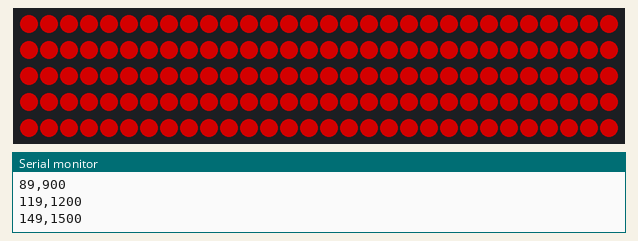
Simulated run of this sketch. Board: Arduino Uno, built with avr-gcc and run on an emulated ATmega328P. Shown: 150 RGB LEDs in strip order, left to right, continuing on the next row, the last lines printed to the serial monitor. Dim RGB values are drawn brighter than linear.

Above: at 0.16 s.
At 4.69 s:
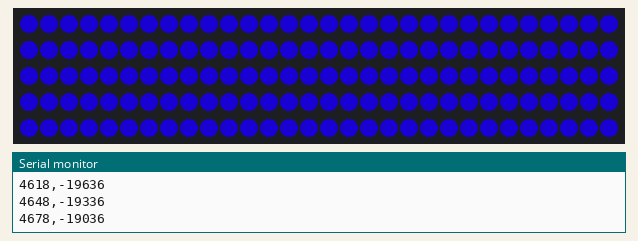
At 9.52 s:
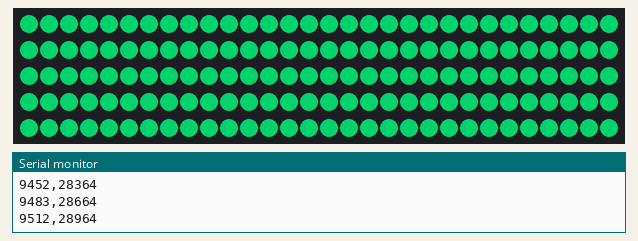
At 18.91 s:
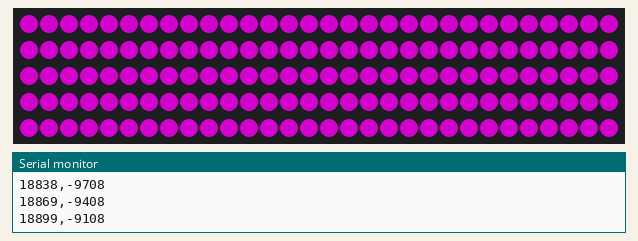
At 28.89 s:
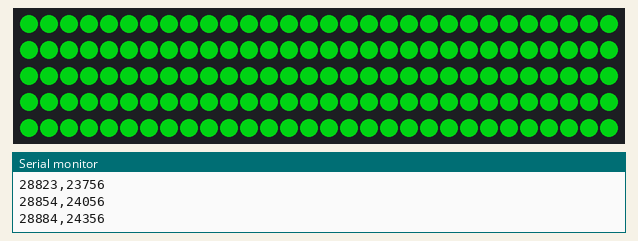
At 39.19 s:
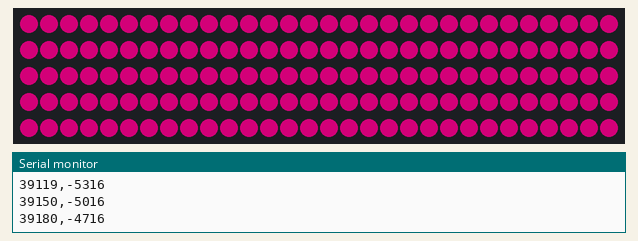

The sketch:

cycleLEDStripHSV.ino
```cpp
// Simple program to control an RGB LED light using the Neopixel library
// Adapted from NeoPixel Ring simple sketch (c) 2013 Shae Erisson under the GPLv3
// Cycles through HSV colors to test LED strips after making new connectors

#include <Adafruit_NeoPixel.h>

// Which pin on the Arduino is connected to the NeoPixels?
int LEDPIN = 4;

// How many NeoPixels are attached to the Arduino?
int NUMPIXELS = 150;

// When we setup the NeoPixel library, we tell it how many pixels, and which pin to use to send signals.
Adafruit_NeoPixel pixels = Adafruit_NeoPixel(NUMPIXELS, LEDPIN, NEO_GRB + NEO_KHZ800);

int delayval = 5; // delay in msec

void setup() {
  pixels.begin(); // This initializes the NeoPixel library.
  Serial.begin(9600);
}

int hue = 0;

void loop() {
//  uint32_t rgbcolor = pixels.ColorHSV(hue%100);

  for(int j = 0; j < NUMPIXELS;j++){
    pixels.setPixelColor(j, pixels.ColorHSV(hue%65536,255,255*0.50));
  }
  pixels.show();
  delay(20);
  hue += 300;
  Serial.print(millis());
  Serial.print(",");
  Serial.println(hue%65536);
}
```
